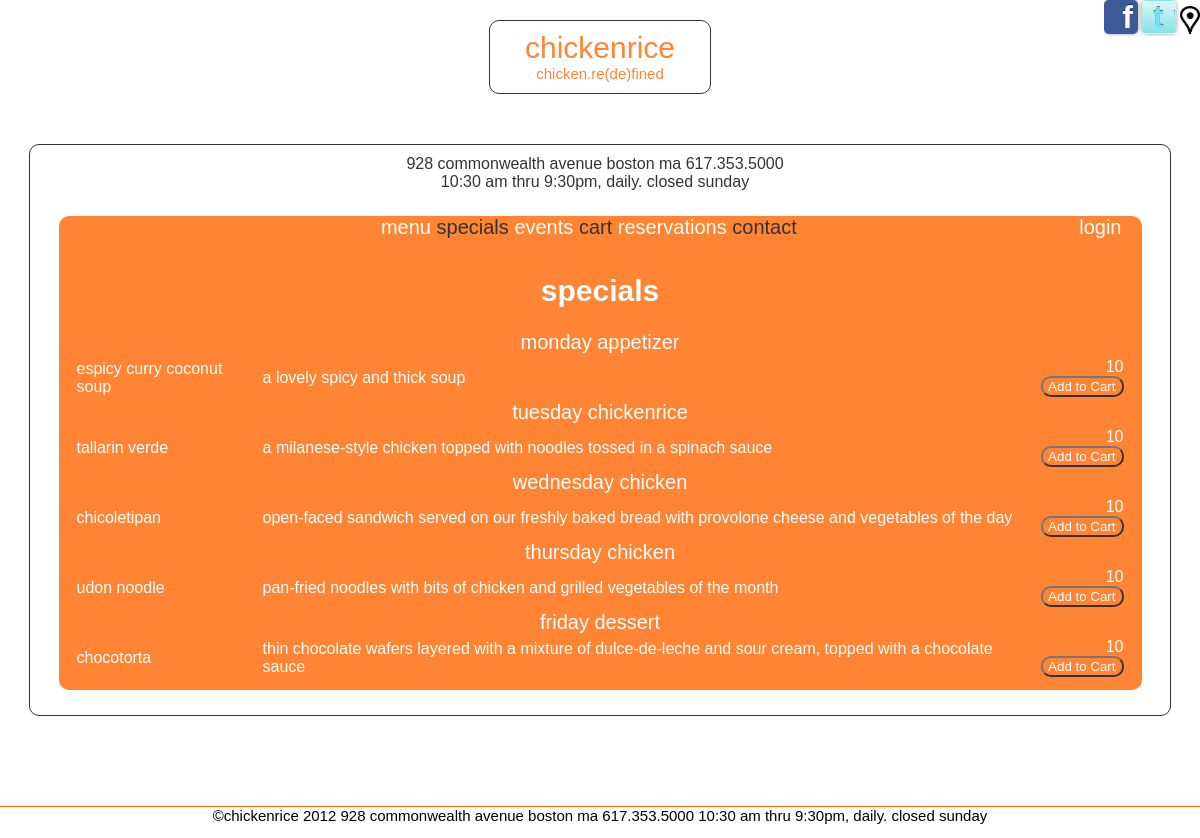
/specials/index.php, run on the app's committed database.
### tables this page shows
CREATE TABLE IF NOT EXISTS `menu` (
  `id` int(10) NOT NULL AUTO_INCREMENT,
  `menuType` int(10) NOT NULL,
  `foodItem` int(10) NOT NULL,
  `price` int(5) NOT NULL,
  `cost` int(5) NOT NULL,
  `specialDay` varchar(1) NULL,
  PRIMARY KEY (`id`),
  KEY `menuType` (`menuType`),
  KEY `foodItem` (`foodItem`)
);

CREATE TABLE IF NOT EXISTS `menutype` (
  `id` int(10) NOT NULL AUTO_INCREMENT,
  `name` varchar(25) NOT NULL,
  PRIMARY KEY (`id`)
);

CREATE TABLE IF NOT EXISTS `food` (
  `id` int(10) NOT NULL AUTO_INCREMENT,
  `name` varchar(25) NOT NULL,
  `description` varchar(255) NOT NULL,
  `isVegetarian` varchar(1) NOT NULL DEFAULT 'N',
  `imageName` varchar(255) NULL,
  PRIMARY KEY (`id`)
);

### model/database.php (called while the page is built, shortened)
<?php
class Database {
    private static $dsn = 'mysql:host=localhost;dbname=chickenrice';
    private static $username = 'chickenrice';
    private static $password = 'password';
    private static $db;
    public static function getDB () {
        if (!isset(self::$db)) {
            try {
                self::$db = new PDO(self::$dsn,
                                     self::$username,
                                     self::$password);
            } catch (PDOException $e) {
                $error_message = $e->getMessage();
                include('../errors/database_error.php');
                exit();
            }
        }
        return self::$db;
    }
}
?>

### model/menu.php (called while the page is built, shortened)
<?php
class Menu{
	private $menuType;
	private $foodName;
	private $description;
	private $price;
	private $specialDay;
	public function getMenuType(){
		return $this->menuType;
	}
	public function getFoodName(){
		return $this->foodName;
	}
	public function getDescription(){
		return $this->description;
	}
	public function getPrice(){
		return $this->price;
	}
	public function getSpecialDay(){
		return $this->specialDay;
	}
	public static function getSpecials($db) {
		$sql="SELECT
				m.id as menuId,
				t.name as menuType,
				f.name as foodName,
				f.description as description,
				f.isVegetarian as vegetarian,
				m.price as price,
				m.specialDay as specialday,
				f.imageName as image
				FROM `menu` m JOIN `menutype` t ON m.menuType=t.id
									JOIN `food` f ON m.foodItem=f.id
				WHERE m.specialDay <>''";
		$statement= $db->prepare($sql);
		$statement->execute();
		$rows = $statement->fetchAll();
		$menu = array();
		foreach ($rows as $row) {
			$d = new Menu($db);
			$d->init($row);
			array_push($menu,$d);
		}
		return $menu;
	}
	private function init($row){
		$this->menuType = $row['menuType'];
		$this->foodName = $row['foodName'];
		$this->description = $row['description'];
		$this->price = $row['price'];
		$this->specialDay = $row['specialday'];
	}
}
?>

### specials/specials.php (the view, shortened to what this page needs)
<?php
include('../include/header.php');
include('../include/body.php');
?>
<h1>specials</h1>
<table>
<?php
	$specialDayMap['M']='monday';
	$specialDayMap['T']='tuesday';
	$specialDayMap['W']='wednesday';
	$specialDayMap['R']='thursday';
	$specialDayMap['F']='friday';
	$specialDayMap['S']='saturday';
	foreach($menu as $menuItem){
			$previousType=$menuItem->getMenuType();
			$specialDay=$specialDayMap[$menuItem->getSpecialDay()];
			echo "<tr><td colspan=\"3\" class=\"menuheader\">$specialDay $previousType</td></tr>";
		$foodName=$menuItem->getFoodName();
		$desc=$menuItem->getDescription();
		$price=$menuItem->getPrice();
		echo "<tr><td class=\"menuitem\">$foodName</td>";
		echo "<td class=\"menudesc\">$desc</td>";
		echo "<td class=\"menuprice\">$price<br> <form name=\"addtocart\" method=\"POST\" action=\"../controller/addtocart.php\"><input type=\"submit\" value=\"Add to Cart\">";
		echo "  </form></td></tr>";
	}
?>
</table>
<?php include('../include/footer.php'); ?>

### css/styles.css (style rules this page uses)
* { font-family: Arial, sans-serif; color: #FFFFFF; }
html { height: 100%; }
body { background-color: #000000; margin: 0; height: 100%; min-height: 100%; padding-bottom: 18px; scrollbar-base-color: #FF6600; scrollbar-arrow-color: #FF6600; scrollbar-DarkShadow-Color: #FF6600; background: url("img/bg/bg-01.jpg") no-repeat fixed center center; filter: progid:DXImageTransform.Microsoft.AlphaImageLoader(src="img/bg/bg-01.jpg", sizingMethod="scale" ); -webkit-background-size: cover; -moz-background-size: cover; -o-background-size: cover; background-size: cover; scrollbar-arrow-color: #FF6600; scrollbar-DarkShadow-Color: #FF6600; }
h1 { font-size: 30px; }
h1,h2,h3 { clear: both; text-align: center; }
input { background-color: #FF6600; color: #FFFFFF; padding-left: 5px; }
table { margin-left: auto; margin-right: auto; }
select,input,#innerframe,#outerframe,#logo,textarea { -webkit-border-radius: 10px; -moz-border-radius: 10px; -khtml-border-radius: 10px; border-radius: 10px; }
.menuheader { text-align: center; font-size: 20px; margin-bottom: 20px; margin-top: 20px; }
.menuprice,.totalprice { text-align: right; color: #FFFFFF; width: 100px; }

### data on the page
menu: specialDay "monday", menuType.name "appetizer", foodItem.name "espicy curry coconut soup", foodItem.description "a lovely spicy and thick soup", price "10"
menu: specialDay "tuesday", menuType.name "chickenrice", foodItem.name "tallarin verde", foodItem.description "a milanese-style chicken topped with noodles tossed in a spinach sauce", price "10"
menu: specialDay "wednesday", menuType.name "chicken", foodItem.name "chicoletipan", foodItem.description "open-faced sandwich served on our freshly baked bread with provolone cheese and vegetables of the day", price "10"
menu: specialDay "thursday", menuType.name "chicken", foodItem.name "udon noodle", foodItem.description "pan-fried noodles with bits of chicken and grilled vegetables of the month", price "10"
menu: specialDay "friday", menuType.name "dessert", foodItem.name "chocotorta", foodItem.description "thin chocolate wafers layered with a mixture of dulce-de-leche and sour cream, topped with a chocolate sauce", price "10"
